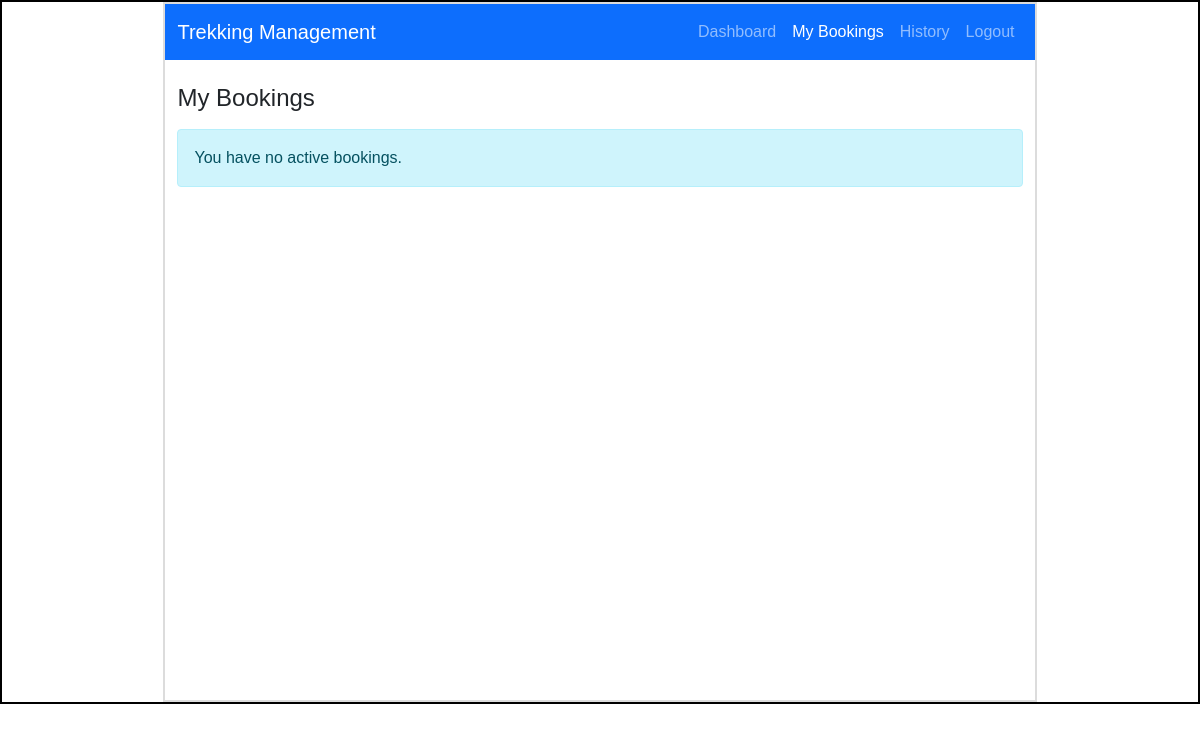
The page /trekker/bookings/2 on the database as committed earlier.
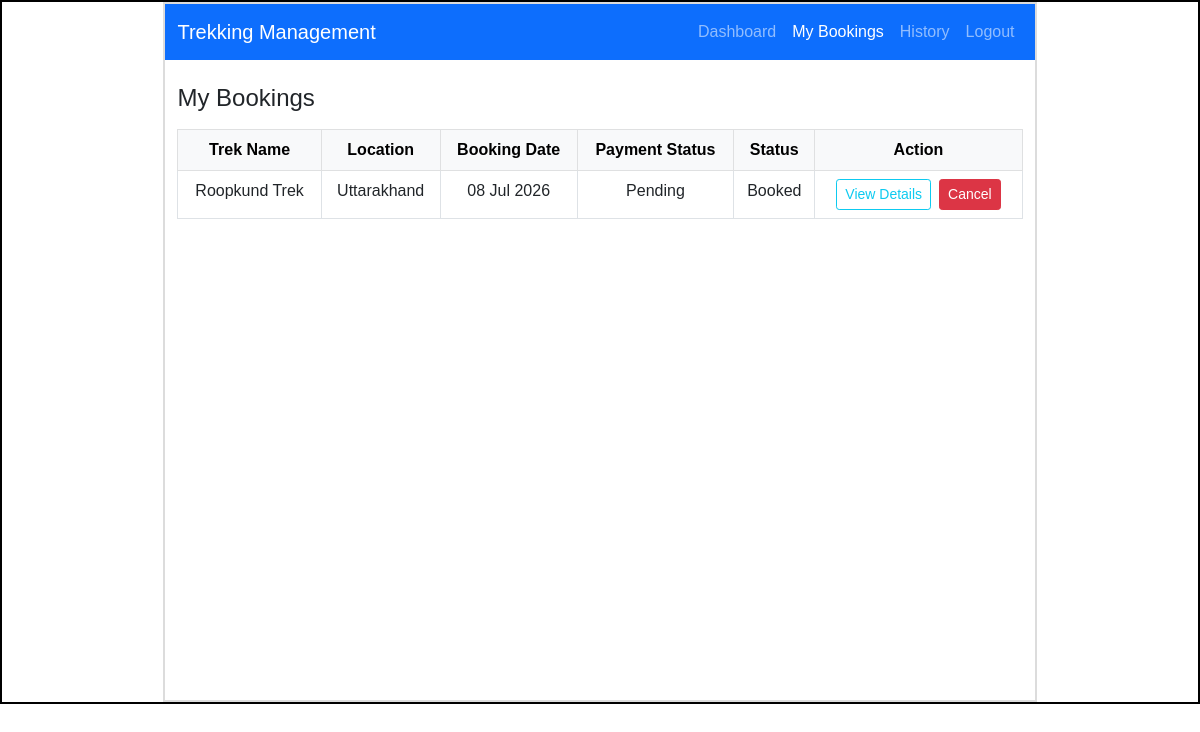
The same page on the database as committed later.
### models.py (models this page shows)
class Booking(db.Model):
    __tablename__ = "booking"
    id = db.Column(db.Integer  , primary_key = True)
    booking_date = db.Column(db.Date, default=date.today)
    booking_status = db.Column(db.String(20),nullable=False,default = "Booked")
    payment_status = db.Column(db.String(20),nullable=False,default="Pending")
    user_id = db.Column(db.Integer,db.ForeignKey("user.id"), nullable=False) # many
    trek_id = db.Column(db.Integer,db.ForeignKey("trek.id") , nullable=False)
    __table_args__ = (db.UniqueConstraint('user_id','trek_id',name='unique_user_trek'),)

class Trek(db.Model):
    __tablename__ = "trek"
    id = db.Column(db.Integer  , primary_key = True)
    trek_name = db.Column(db.String() , nullable = False)
    location = db.Column(db.String(100),nullable=False)
    difficulty = db.Column(db.String(20),nullable=False)
    duration = db.Column(db.Integer,nullable=False)
    available_slots = db.Column(db.Integer,nullable=False)
    trek_status = db.Column(db.String(20),nullable=False,default = "Pending")
    start_date = db.Column(db.Date,nullable=False)
    end_date = db.Column(db.Date,nullable=False)
    description = db.Column(db.Text)
    staff_id = db.Column(db.Integer,db.ForeignKey("staff_profile.id"), nullable = True)
    bookings = db.relationship("Booking",backref = "trek",lazy=True) # One Trek -> Many Bookings

### app.py (the view)
@app.route("/trekker/bookings/<int:user_id>")
def trekker_bookings(user_id):
    user = User.query.get_or_404(user_id)
    bookings = Booking.query.filter_by(user_id=user_id, booking_status="Booked").all()
    return render_template("trekker_bookings.html", user=user, bookings=bookings)

### templates/trekker_bookings.html (shortened to what this page needs)
<!DOCTYPE html>
<html lang="en">
<head>
    <link rel="stylesheet" href="{{ url_for('static', filename='style.css') }}">
    <link href="https://cdn.jsdelivr.net/npm/bootstrap@5.0.2/dist/css/bootstrap.min.css" rel="stylesheet">
</head>
<body>
    <div id="main">
        <div id="canvas">
            <nav class="navbar navbar-expand-lg navbar-dark bg-primary">
                <div class="container-fluid">
                    <a class="navbar-brand" href="/trekker/dashboard/{{ user.id }}">Trekking Management</a>
                    <div class="navbar-nav ms-auto">
                        <a class="nav-link" href="/trekker/dashboard/{{ user.id }}">Dashboard</a>
                        <a class="nav-link active" href="/trekker/bookings/{{ user.id }}">My Bookings</a>
                        <a class="nav-link" href="/trekker/history/{{ user.id }}">History</a>
                        <a class="nav-link" href="/logout">Logout</a>
                    </div>
                </div>
            </nav>
            <div class="container mt-4">
                <h4 class="mb-3">My Bookings</h4>
                {% if bookings %}
                <div style="max-height: 400px; overflow-y: auto;">
                    <table class="table table-bordered table-hover text-center">
                        <thead class="table-light">
                            <tr>
                                <th>Trek Name</th>
                                <th>Location</th>
                                <th>Booking Date</th>
                                <th>Payment Status</th>
                                <th>Status</th>
                                <th>Action</th>
                            </tr>
                        </thead>
                        <tbody>
                            {% for booking in bookings %}
                            <tr>
                                <td>{{ booking.trek.trek_name }}</td>
                                <td>{{ booking.trek.location }}</td>
                                <td>{{ booking.booking_date.strftime('%d %b %Y') }}</td>
                                <td>{{ booking.payment_status }}</td>
                                <td>{{ booking.booking_status }}</td>
                                <td>
                                    <div class="d-flex gap-2 justify-content-center">
                                        <a href="/trekker/trek/details/{{ booking.id }}/{{ user.id }}" class="btn btn-outline-info btn-sm">View Details</a>
                                        <a href="/trekker/cancel/{{ booking.id }}/{{ user.id }}" class="btn btn-danger btn-sm">Cancel</a>
                                    </div>
                                </td>
                            </tr>
                            {% endfor %}
                        </tbody>
                    </table>
                </div>
                {% else %}
                <div class="alert alert-info">You have no active bookings.</div>
                {% endif %}
            </div>
        </div>
    </div>
</body>
</html>

Rows that differ between the two databases and show on the page:
added Booking: trek.trek_name "Roopkund Trek", trek.location "Uttarakhand", booking_date "08 Jul 2026", payment_status "Pending", booking_status "Booked"
Other text that changed with them:
text no longer shown: "You have no active bookings."
text now shown: "Trek Name Location Booking Date Payment Status Status Action"
